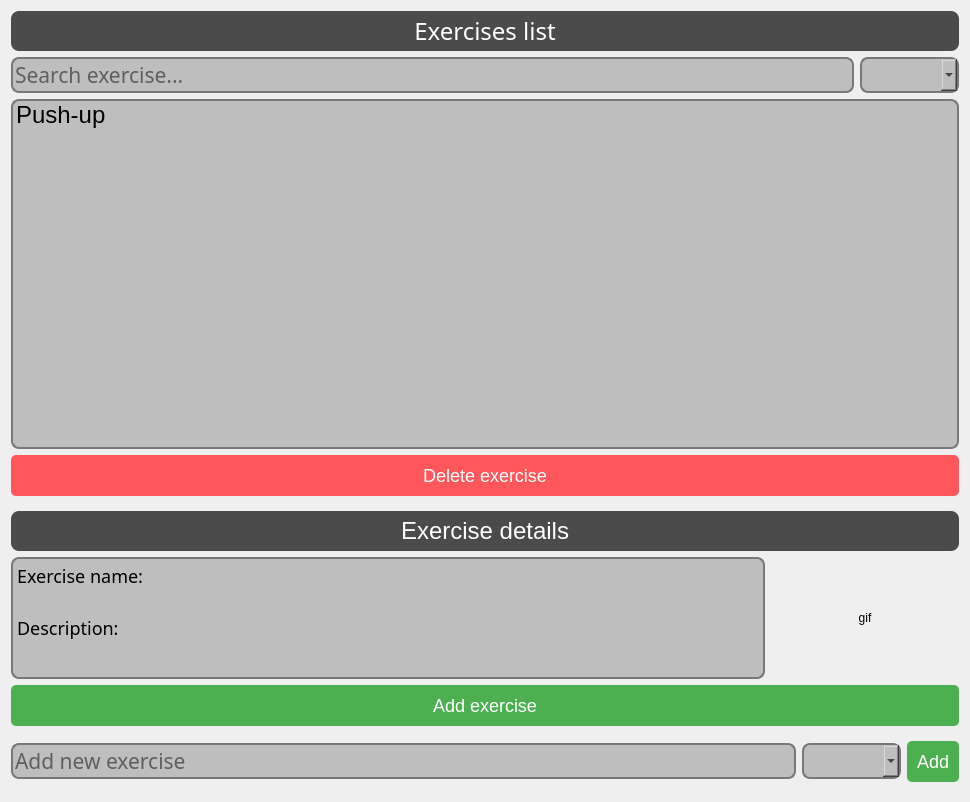
<?xml version="1.0" encoding="UTF-8"?>
<ui version="4.0">
 <class>Form</class>
 <widget class="QWidget" name="Form">
  <property name="geometry">
   <rect>
    <x>0</x>
    <y>0</y>
    <width>970</width>
    <height>802</height>
   </rect>
  </property>
  <property name="windowTitle">
   <string>Form</string>
  </property>
  <property name="styleSheet">
   <string notr="true"/>
  </property>
  <layout class="QVBoxLayout" name="verticalLayout">
   <item>
    <widget class="QLabel" name="label">
     <property name="minimumSize">
      <size>
       <width>0</width>
       <height>40</height>
      </size>
     </property>
     <property name="font">
      <font>
       <family>Segoe UI Semibold</family>
       <pointsize>18</pointsize>
       <weight>50</weight>
       <bold>false</bold>
      </font>
     </property>
     <property name="styleSheet">
      <string notr="true">background-color: rgb(75, 75, 75);
color: white;
border-radius: 8px;
 </string>
     </property>
     <property name="text">
      <string>Exercises list</string>
     </property>
     <property name="alignment">
      <set>Qt::AlignCenter</set>
     </property>
    </widget>
   </item>
   <item>
    <layout class="QHBoxLayout" name="horizontalLayout">
     <item>
      <widget class="QLineEdit" name="searchExercise">
       <property name="font">
        <font>
         <family>Segoe UI Light</family>
         <pointsize>16</pointsize>
        </font>
       </property>
       <property name="styleSheet">
        <string notr="true">background-color: rgb(190, 190, 190);
border: 2px solid rgb(120, 120, 120);
border-radius: 8px;
 </string>
       </property>
       <property name="placeholderText">
        <string>Search exercise...</string>
       </property>
      </widget>
     </item>
     <item>
      <widget class="QComboBox" name="muscle_Box_1">
       <property name="font">
        <font>
         <family>Segoe UI Light</family>
         <pointsize>16</pointsize>
        </font>
       </property>
       <property name="styleSheet">
        <string notr="true">background-color: rgb(190, 190, 190);
border: 2px solid rgb(120, 120, 120);
border-radius: 8px;
 </string>
       </property>
      </widget>
     </item>
    </layout>
   </item>
   <item>
    <widget class="QListWidget" name="listExercises">
     <property name="minimumSize">
      <size>
       <width>0</width>
       <height>350</height>
      </size>
     </property>
     <property name="font">
      <font>
       <family>Segoe UI</family>
       <pointsize>18</pointsize>
      </font>
     </property>
     <property name="styleSheet">
      <string notr="true">background-color: rgb(190, 190, 190);
border: 2px solid rgb(120, 120, 120);
border-radius: 8px;
 </string>
     </property>
     <item>
      <property name="text">
       <string>Push-up</string>
      </property>
     </item>
    </widget>
   </item>
   <item>
    <widget class="QPushButton" name="delete_exercise_button">
     <property name="font">
      <font>
       <pointsize>-1</pointsize>
      </font>
     </property>
     <property name="styleSheet">
      <string notr="true">QPushButton {
    padding: 10px;
    font-size: 18px;
    color: #ffffff;
    background-color: rgb(255, 87, 90);
    border: none;
    border-radius: 5px;
}
QPushButton:hover {
    background-color: #e53935; 
}
QPushButton:pressed {
    background-color: #d32f2f; 
}
</string>
     </property>
     <property name="text">
      <string>Delete exercise</string>
     </property>
    </widget>
   </item>
   <item>
    <widget class="QWidget" name="widget_description" native="true">
     <property name="minimumSize">
      <size>
       <width>0</width>
       <height>100</height>
      </size>
     </property>
     <layout class="QVBoxLayout" name="verticalLayout_2">
      <property name="leftMargin">
       <number>0</number>
      </property>
      <property name="rightMargin">
       <number>0</number>
      </property>
      <property name="bottomMargin">
       <number>0</number>
      </property>
      <item>
       <widget class="QLabel" name="label_2">
        <property name="minimumSize">
         <size>
          <width>35</width>
          <height>40</height>
         </size>
        </property>
        <property name="font">
         <font>
          <family>Segoe UI</family>
          <pointsize>18</pointsize>
         </font>
        </property>
        <property name="styleSheet">
         <string notr="true">background-color: rgb(75, 75, 75);
color: white;
border-radius: 8px;
 </string>
        </property>
        <property name="text">
         <string>Exercise details</string>
        </property>
        <property name="alignment">
         <set>Qt::AlignCenter</set>
        </property>
       </widget>
      </item>
      <item>
       <layout class="QHBoxLayout" name="horizontalLayout_2" stretch="4,1">
        <item>
         <widget class="QTextEdit" name="exercises_textEdit">
          <property name="sizePolicy">
           <sizepolicy hsizetype="Minimum" vsizetype="Expanding">
            <horstretch>0</horstretch>
            <verstretch>0</verstretch>
           </sizepolicy>
          </property>
          <property name="font">
           <font>
            <family>Segoe UI Light</family>
            <pointsize>16</pointsize>
           </font>
          </property>
          <property name="styleSheet">
           <string notr="true">background-color: rgb(190, 190, 190);
border: 2px solid rgb(120, 120, 120);
border-radius: 8px;
 </string>
          </property>
          <property name="readOnly">
           <bool>true</bool>
          </property>
          <property name="html">
           <string>&lt;!DOCTYPE HTML PUBLIC &quot;-//W3C//DTD HTML 4.0//EN&quot; &quot;http://www.w3.org/TR/REC-html40/strict.dtd&quot;&gt;
&lt;html&gt;&lt;head&gt;&lt;meta name=&quot;qrichtext&quot; content=&quot;1&quot; /&gt;&lt;style type=&quot;text/css&quot;&gt;
p, li { white-space: pre-wrap; }
&lt;/style&gt;&lt;/head&gt;&lt;body style=&quot; font-family:'Segoe UI Light'; font-size:16pt; font-weight:400; font-style:normal;&quot;&gt;
&lt;p style=&quot; margin-top:0px; margin-bottom:0px; margin-left:0px; margin-right:0px; -qt-block-indent:0; text-indent:0px;&quot;&gt;&lt;span style=&quot; font-size:18px;&quot;&gt;Exercise name:&lt;/span&gt;&lt;/p&gt;
&lt;p style=&quot;-qt-paragraph-type:empty; margin-top:0px; margin-bottom:0px; margin-left:0px; margin-right:0px; -qt-block-indent:0; text-indent:0px; font-size:18px;&quot;&gt;&lt;br /&gt;&lt;/p&gt;
&lt;p style=&quot; margin-top:0px; margin-bottom:0px; margin-left:0px; margin-right:0px; -qt-block-indent:0; text-indent:0px;&quot;&gt;&lt;span style=&quot; font-size:18px;&quot;&gt;Description:&lt;/span&gt;&lt;/p&gt;&lt;/body&gt;&lt;/html&gt;</string>
          </property>
         </widget>
        </item>
        <item>
         <widget class="QLabel" name="gif_label">
          <property name="minimumSize">
           <size>
            <width>0</width>
            <height>0</height>
           </size>
          </property>
          <property name="text">
           <string>gif</string>
          </property>
          <property name="alignment">
           <set>Qt::AlignCenter</set>
          </property>
         </widget>
        </item>
       </layout>
      </item>
     </layout>
    </widget>
   </item>
   <item>
    <widget class="QPushButton" name="addExercise1_button">
     <property name="font">
      <font>
       <pointsize>-1</pointsize>
      </font>
     </property>
     <property name="styleSheet">
      <string notr="true">QPushButton {
                padding: 10px;
                font-size: 18px;
                color: #ffffff;
                background-color: #4CAF50;
                border: none;
                border-radius: 5px;
            }
            QPushButton:hover {
                background-color: #45a049;
            }
            QPushButton:pressed {
                background-color: #388e3c;
            }</string>
     </property>
     <property name="text">
      <string>Add exercise</string>
     </property>
    </widget>
   </item>
   <item>
    <widget class="QWidget" name="add_exercise_widget" native="true">
     <property name="minimumSize">
      <size>
       <width>0</width>
       <height>0</height>
      </size>
     </property>
     <layout class="QHBoxLayout" name="horizontalLayout_6">
      <property name="leftMargin">
       <number>0</number>
      </property>
      <property name="rightMargin">
       <number>0</number>
      </property>
      <item>
       <widget class="QLineEdit" name="addExerciseLineEdit">
        <property name="font">
         <font>
          <family>Segoe UI Light</family>
          <pointsize>16</pointsize>
         </font>
        </property>
        <property name="styleSheet">
         <string notr="true">background-color: rgb(190, 190, 190);
border: 2px solid rgb(120, 120, 120);
border-radius: 8px;
 </string>
        </property>
        <property name="placeholderText">
         <string>Add new exercise</string>
        </property>
       </widget>
      </item>
      <item>
       <widget class="QComboBox" name="muscle_Box_2">
        <property name="font">
         <font>
          <family>Segoe UI Light</family>
          <pointsize>16</pointsize>
         </font>
        </property>
        <property name="styleSheet">
         <string notr="true">background-color: rgb(190, 190, 190);
border: 2px solid rgb(120, 120, 120);
border-radius: 8px;
 </string>
        </property>
       </widget>
      </item>
      <item>
       <widget class="QPushButton" name="addExercise">
        <property name="font">
         <font>
          <pointsize>-1</pointsize>
         </font>
        </property>
        <property name="styleSheet">
         <string notr="true">QPushButton {
                padding: 10px;
                font-size: 18px;
                color: #ffffff;
                background-color: #4CAF50;
                border: none;
                border-radius: 5px;
            }
            QPushButton:hover {
                background-color: #45a049;
            }
            QPushButton:pressed {
                background-color: #388e3c;
            }</string>
        </property>
        <property name="text">
         <string>Add</string>
        </property>
       </widget>
      </item>
     </layout>
    </widget>
   </item>
  </layout>
 </widget>
 <resources/>
 <connections/>
</ui>
